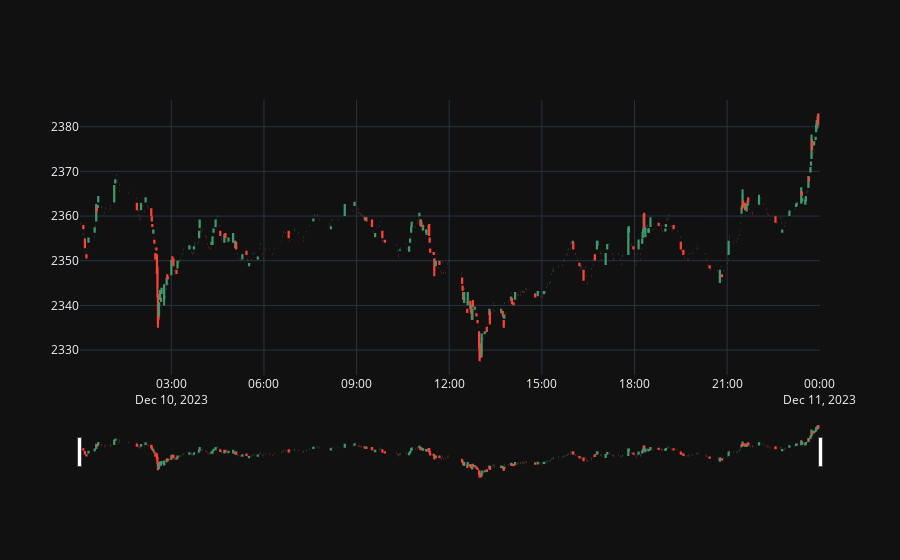

The cell this chart's notebook holds for it:
### Code cell
import plotly.graph_objects as go

fig = go.Figure(data=[go.Candlestick(x=sample.index,
                open=sample['open'],
                high=sample['high'],
                low=sample['low'],
                close=sample['close'])])

fig.show()

### Figure 1 — Plotly figure (JSON) as saved in the notebook; plotly's stock layout.template omitted (floating-point values rounded to 4 significant figures; data arrays with more than 128 entries replaced by an {"elided": "..."} marker saying what was removed)
{"data": [{"close": {"elided": "1438 float values"}, "high": {"elided": "1438 float values"}, "low": {"elided": "1438 float values"}, "open": {"elided": "1438 float values"}, "x": {"elided": "1438 str values"}, "type": "candlestick"}], "layout": {}}
